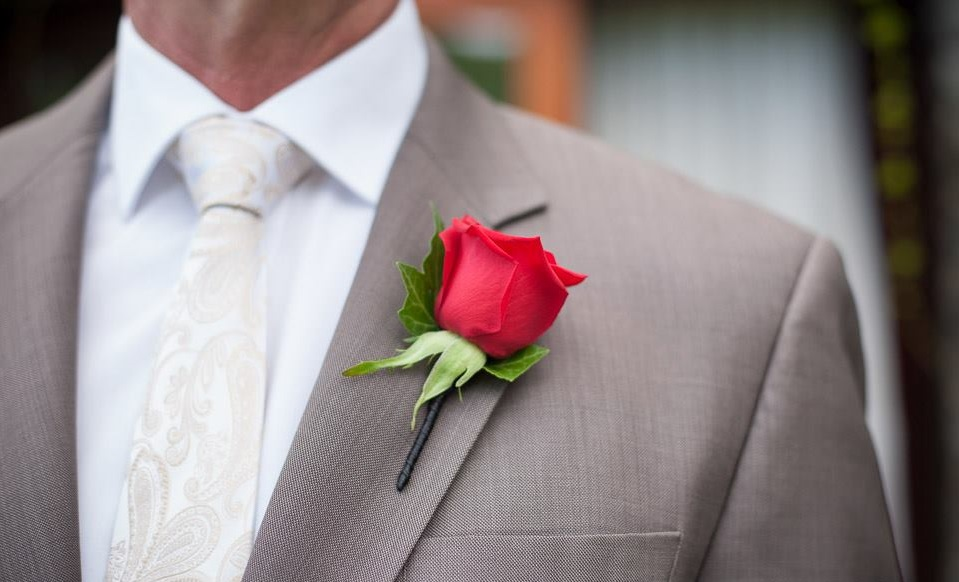
#> input picture Analityka_Edu_Rose/rose.jpg, 959 x 582 px
$ python rose_change_color.py
#> lines starting #> are read from the running program, lines starting #| are printed output that depends on the picture; after the words box and inside, x2 and y2 are one past the last pixel; in counts of white or black regions, pixels touching at a corner belong together
import cv2 as cv
import os
import numpy as np

file_path = os.path.dirname(__file__)

img = cv.imread(file_path+'/rose.jpg')
#> img is the input picture: shape (582, 959, 3); mean B, G, R 138, 137.4, 148.1

hsv = cv.cvtColor(img,cv.COLOR_BGR2HSV)
#> hsv: shape (582, 959, 3); mean H, S, V 94.8, 39.7, 151.6

h,s,v = cv.split(hsv)
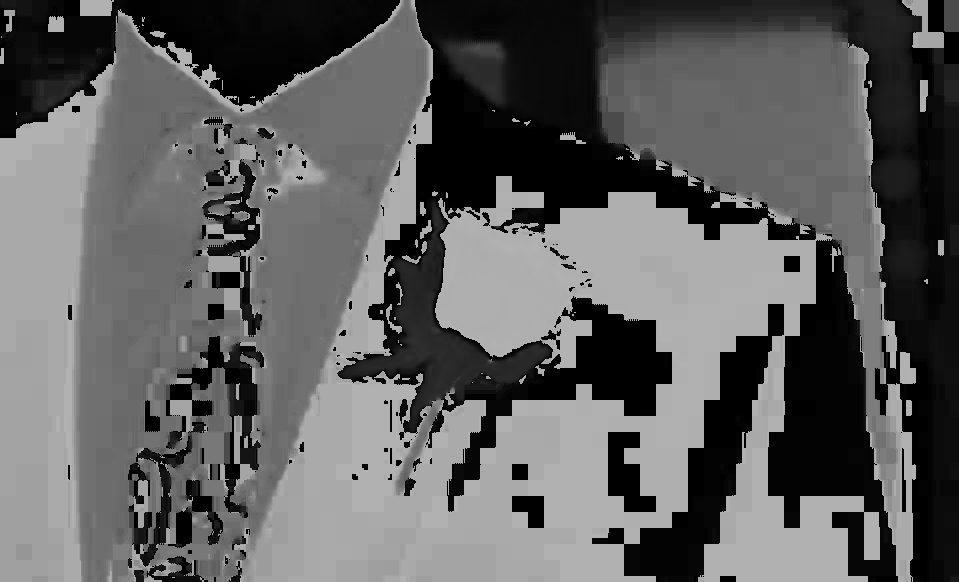
#> h: shape (582, 959); min 0, max 179, mean 94.8
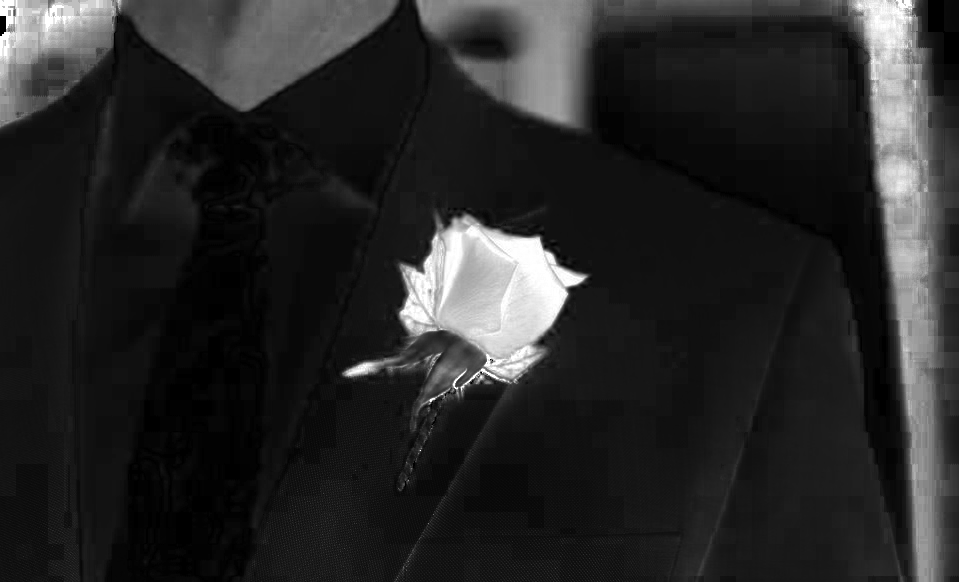
#> s: shape (582, 959); min 0, max 255, mean 39.7
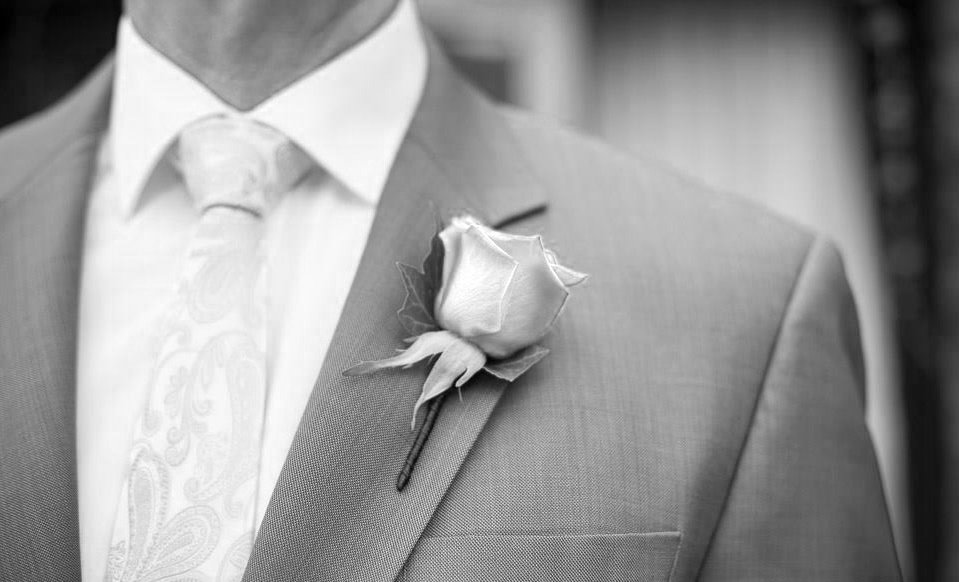
#> v: shape (582, 959); min 0, max 255, mean 151.6

#cv.imshow('hue',h)
#cv.imshow('saturation',s)
#cv.imshow('value',v)


#create mask


#because we have got trash on the left side, we must prepare one more mask and merge them
lower_red = np.array([0,165,50])
upper_red = np.array([10,255,255])
mask0 = cv.inRange(hsv, lower_red, upper_red)
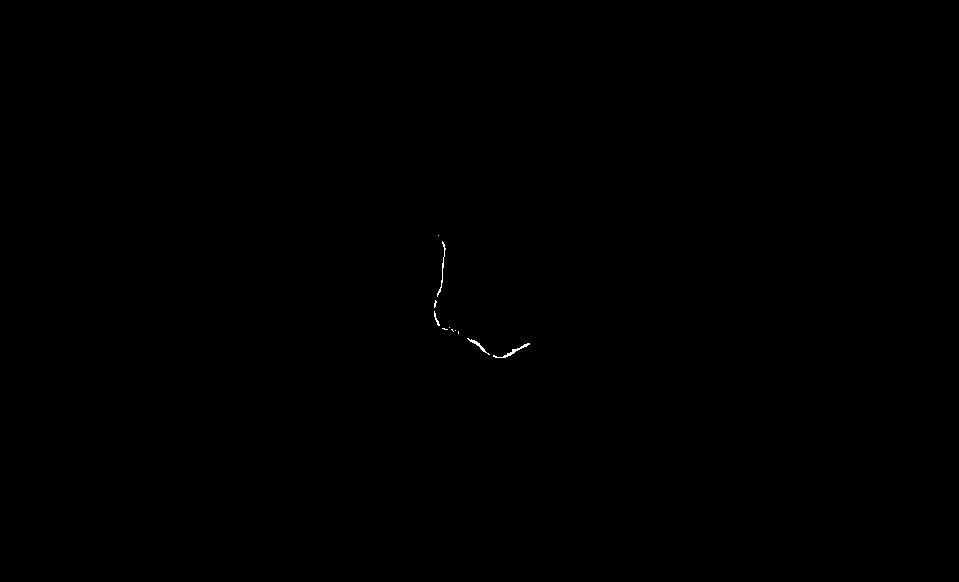
#> mask0: shape (582, 959); 0.05% white in thin lines or dots, all inside (x1, y1, x2, y2) = (434, 235, 530, 358)
cv.imshow('lower',mask0)

lower_red = np.array([170,165,50])
upper_red = np.array([179,255,255])

mask1 = cv.inRange(hsv, lower_red, upper_red)
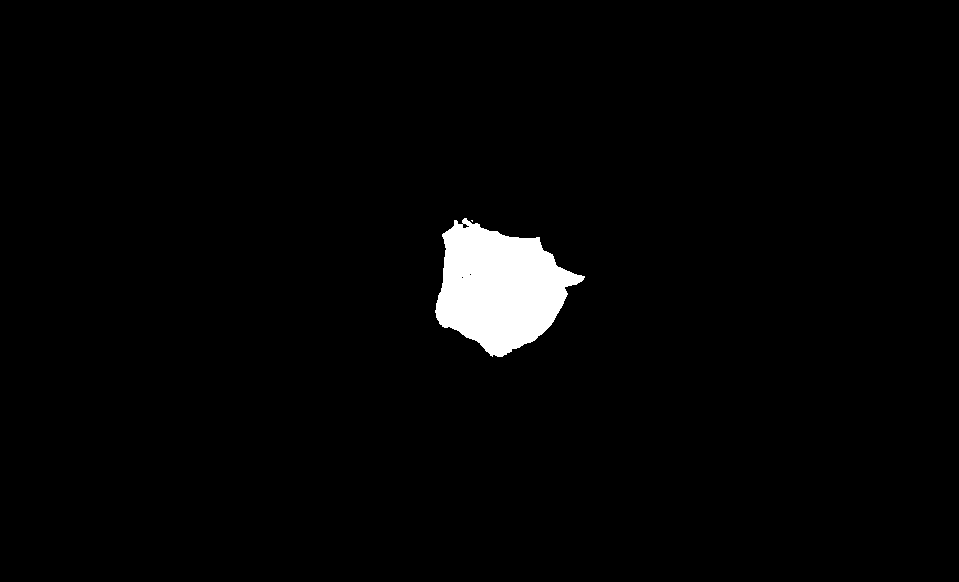
#> mask1: shape (582, 959); 2.3% white; 2 white regions (1 under 20 px), largest, box (x1, y1, x2, y2) and area: (435, 218, 585, 357) 12903
cv.imshow('upper',mask1)

mask = mask0 + mask1
#> mask: shape (582, 959); 2.4% white; 3 white regions (2 under 20 px), largest, box (x1, y1, x2, y2) and area: (434, 218, 585, 358) 13198
cv.imshow('merged',mask)

#cv.imshow('mask',mask)


#prepare image in gray scale

img_gray = cv.cvtColor(img, cv.COLOR_BGR2GRAY)

#prepare gray scale image to rgb

img_gray_rgb = cv.cvtColor(img_gray, cv.COLOR_GRAY2BGR)
mask = cv.bitwise_not(mask)
img_gray_rgb = cv.bitwise_not(img_gray_rgb)
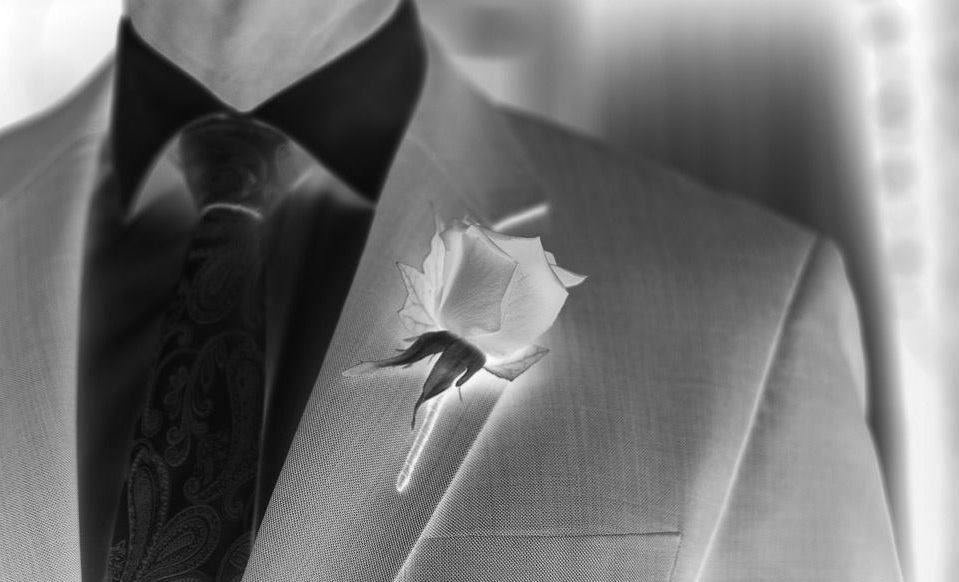
#> img_gray_rgb: shape (582, 959, 3); min 2, max 255, mean 114.3


#solution - display image in gray scale with red rose

rose = cv.bitwise_not(img_gray_rgb,img,mask=mask)
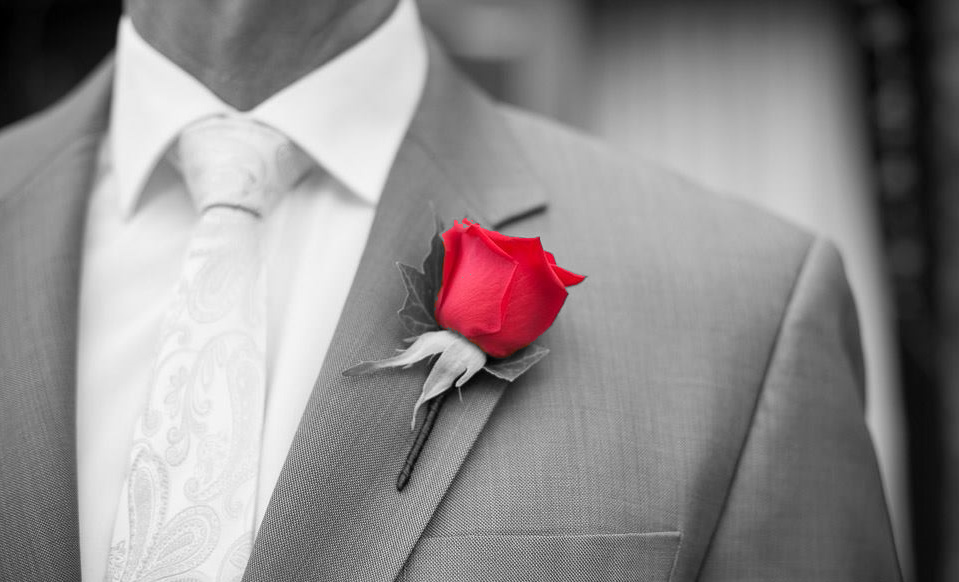
#> rose: shape (582, 959, 3); mean B, G, R 140.1, 139.4, 143.4
cv.imshow('rose',rose)


cv.waitKey(0)
cv.destroyAllWindows()
